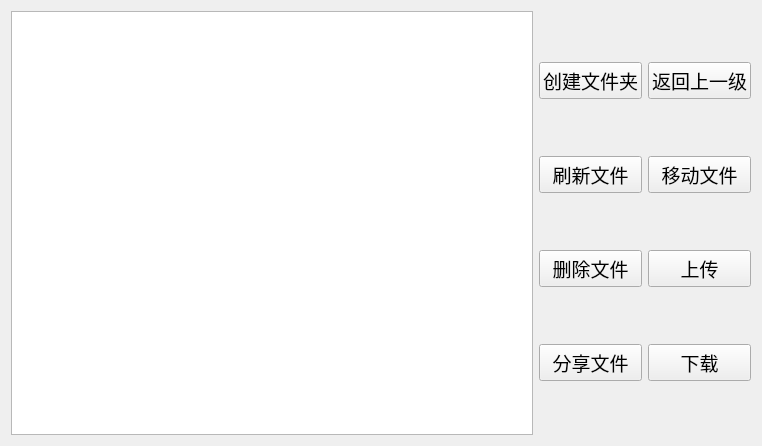
<?xml version="1.0" encoding="UTF-8"?>
<ui version="4.0">
 <class>File</class>
 <widget class="QWidget" name="File">
  <property name="geometry">
   <rect>
    <x>0</x>
    <y>0</y>
    <width>762</width>
    <height>446</height>
   </rect>
  </property>
  <property name="windowTitle">
   <string>Form</string>
  </property>
  <layout class="QHBoxLayout" name="horizontalLayout">
   <item>
    <widget class="QListWidget" name="listWidget"/>
   </item>
   <item>
    <layout class="QGridLayout" name="gridLayout">
     <item row="0" column="0">
      <widget class="QPushButton" name="mkdir_Pb">
       <property name="font">
        <font>
         <family>Agency FB</family>
         <pointsize>14</pointsize>
        </font>
       </property>
       <property name="text">
        <string>创建文件夹</string>
       </property>
      </widget>
     </item>
     <item row="0" column="1">
      <widget class="QPushButton" name="return_Pb">
       <property name="font">
        <font>
         <family>Agency FB</family>
         <pointsize>14</pointsize>
        </font>
       </property>
       <property name="text">
        <string>返回上一级</string>
       </property>
      </widget>
     </item>
     <item row="1" column="0">
      <widget class="QPushButton" name="flush_Pb">
       <property name="sizePolicy">
        <sizepolicy hsizetype="Minimum" vsizetype="Fixed">
         <horstretch>0</horstretch>
         <verstretch>0</verstretch>
        </sizepolicy>
       </property>
       <property name="font">
        <font>
         <family>Agency FB</family>
         <pointsize>14</pointsize>
        </font>
       </property>
       <property name="text">
        <string>刷新文件</string>
       </property>
      </widget>
     </item>
     <item row="1" column="1">
      <widget class="QPushButton" name="remove_Pb">
       <property name="font">
        <font>
         <family>Agency FB</family>
         <pointsize>14</pointsize>
        </font>
       </property>
       <property name="text">
        <string>移动文件</string>
       </property>
      </widget>
     </item>
     <item row="2" column="0">
      <widget class="QPushButton" name="deldir_Pb">
       <property name="font">
        <font>
         <family>Agency FB</family>
         <pointsize>14</pointsize>
        </font>
       </property>
       <property name="text">
        <string>删除文件</string>
       </property>
      </widget>
     </item>
     <item row="2" column="1">
      <widget class="QPushButton" name="upload_Pb">
       <property name="font">
        <font>
         <family>Agency FB</family>
         <pointsize>14</pointsize>
        </font>
       </property>
       <property name="text">
        <string>上传</string>
       </property>
      </widget>
     </item>
     <item row="3" column="0">
      <widget class="QPushButton" name="shase_Pb">
       <property name="font">
        <font>
         <family>Agency FB</family>
         <pointsize>14</pointsize>
        </font>
       </property>
       <property name="text">
        <string>分享文件</string>
       </property>
      </widget>
     </item>
     <item row="3" column="1">
      <widget class="QPushButton" name="download_Pb">
       <property name="font">
        <font>
         <family>Agency FB</family>
         <pointsize>14</pointsize>
        </font>
       </property>
       <property name="text">
        <string>下载</string>
       </property>
      </widget>
     </item>
    </layout>
   </item>
  </layout>
 </widget>
 <resources/>
 <connections/>
</ui>
